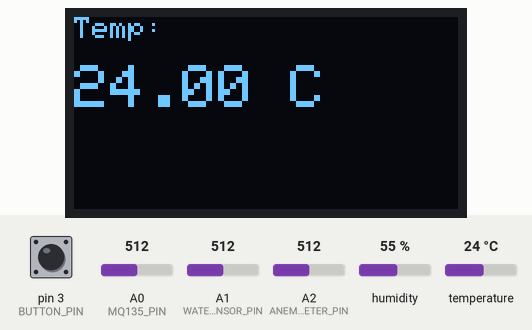
Simulated run of this sketch. Board: Arduino Uno, built with avr-gcc and run on an emulated ATmega328P. Parts: 128×64 one-colour display. The inputs (shaded band) are chosen by the test bench; at power-on: temperature 24 °C, pin 3 (BUTTON_PIN) HIGH, A0 (MQ135_PIN) = 512, A1 (WATER_SENSOR_PIN) = 512, A2 (ANEMOMETER_PIN) = 512, humidity 55 %.

Above: at 1.8 s.
1.9 s: temperature set to 12 °C
At 3.0 s:
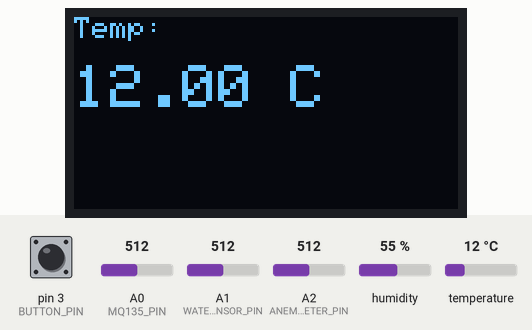
3.6 s: pin 3 (BUTTON_PIN) pulled LOW for 1.25 s
At 4.6 s:
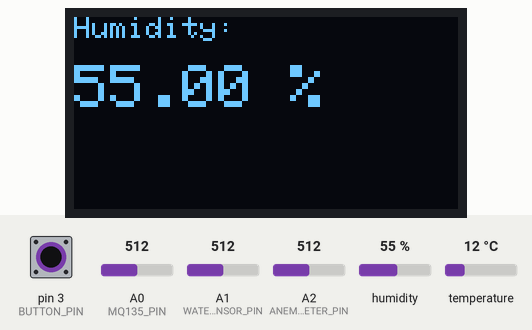
6.3 s: pin 3 (BUTTON_PIN) pulled LOW for 1.25 s
At 8.0 s:
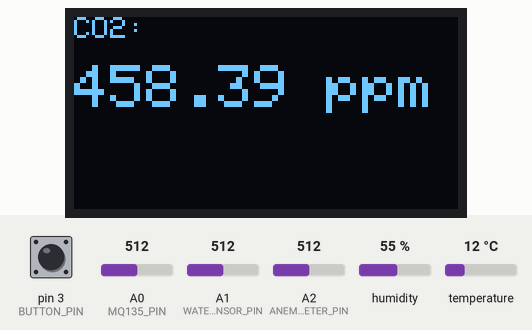
9.0 s: pin 3 (BUTTON_PIN) pulled LOW for 3.2 s
At 10.8 s:
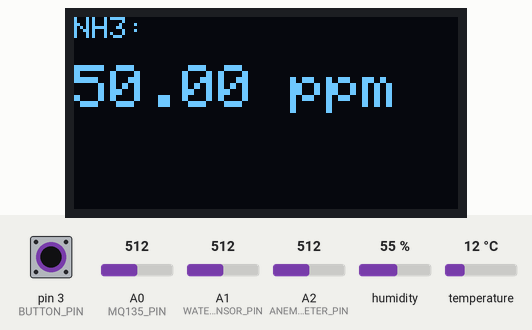
Timing chart, 0 to 12.3 s (numbered marks = the images above; inputs shaded):
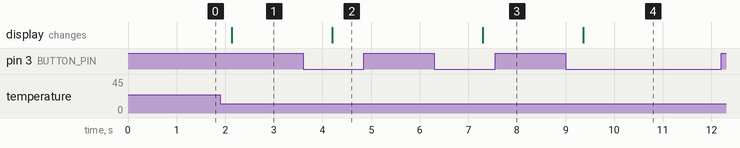

Measured:
- after the input at 1.9 s, the display: changes after 0.23 s (image 1)
- after the input at 3.6 s, the display: changes after 0.60 s (image 2)
- after the input at 6.3 s, the display: changes after 0.99 s (image 3)
- after the input at 9.0 s, the display: changes after 0.36 s (image 4)

The sketch:

WeatherStation.ino
```cpp
#include <Adafruit_SSD1306.h>
#include <DHT.h>
#include <Wire.h>

// OLED ekran tanımı
#define SCREEN_WIDTH 128
#define SCREEN_HEIGHT 64
Adafruit_SSD1306 display(SCREEN_WIDTH, SCREEN_HEIGHT, &Wire, -1);

// DHT22 tanımı
#define DHTPIN 2
#define DHTTYPE DHT22
DHT dht(DHTPIN, DHTTYPE);

// Sensör pinleri
#define MQ135_PIN A0
#define WATER_SENSOR_PIN A1
#define ANEMOMETER_PIN A2
#define BUTTON_PIN 3

// MQ135 kalibrasyon değerleri
float R0 = 10.0;

// Buton değişkenleri
bool buttonPressed = false;
unsigned long lastDebounceTime = 0;
unsigned long debounceDelay = 20;
int sensorIndex = 0;

float calculateResistance(int rawADC) {
  float Vout = (rawADC / 1023.0) * 5.0;
  return ((5.0 - Vout) / Vout) * R0;
}

float calculatePPM(float resistance, float a, float b) {
  return pow(10, (log10(resistance / R0) - b) / a);
}

float calculateCO2(float resistance) {
  float co2 = calculatePPM(resistance, 0.77, -2.05);
  return constrain(co2, 0, 1000);
}

float calculateNH3(float resistance) {
  float nh3 = calculatePPM(resistance, 0.65, -2.85);
  return constrain(nh3, 0, 50);
}

float calculateCO(float resistance) {
  float co = calculatePPM(resistance, 0.45, -3.10);
  return constrain(co, 0, 50);
}

float calculateWindSpeed(int analogValue) {
  float voltage = (analogValue / 1023.0) * 5.0;
  return (voltage / 5.0) * 30.0;
}

void setup() {
  Serial.begin(9600);

  // OLED ekran başlatma
  if (!display.begin(SSD1306_PAGEADDR, 0x3C)) {
    Serial.println(F("OLED baslatilamadi."));
    for (;;);
  }
  display.clearDisplay();

  display.setTextSize(2);
  display.setTextColor(SSD1306_WHITE);

  dht.begin();
  pinMode(BUTTON_PIN, INPUT_PULLUP);
}

void loop() {
  // Buton durumu kontrolü
  int reading = digitalRead(BUTTON_PIN);
  if (reading == LOW && !buttonPressed && (millis() - lastDebounceTime > debounceDelay)) {
    lastDebounceTime = millis();
    buttonPressed = true;
    sensorIndex++;
    if (sensorIndex > 7) {
      sensorIndex = 0;
    }
  } else if (reading == HIGH) {
    buttonPressed = false;
  }

  float temperature = dht.readTemperature();
  float humidity = dht.readHumidity();

  int mq135Raw = analogRead(MQ135_PIN);
  float resistance = calculateResistance(mq135Raw);
  float CO2 = calculateCO2(resistance);
  float NH3 = calculateNH3(resistance);
  float CO = calculateCO(resistance);

  float airQualityIndex = (CO2 * 0.4 + CO * 0.3 + NH3 * 0.2);
  String airQualityLabel = (airQualityIndex < 50) ? "Good" : "Bad";

  int waterSensorValue = analogRead(WATER_SENSOR_PIN);
  int windRaw = analogRead(ANEMOMETER_PIN);
  float windSpeed = calculateWindSpeed(windRaw);

  display.clearDisplay();

  switch (sensorIndex) {
    case 0:
      display.setTextSize(1);
      display.setCursor(0, 0);
      display.print("Temp:");
      display.setTextSize(2);
      display.setCursor(0, 16);
      display.print(temperature);
      display.println(" C");
      break;
    case 1:
      display.setTextSize(1);
      display.setCursor(0, 0);
      display.print("Humidity:");
      display.setTextSize(2);
      display.setCursor(0, 16);
      display.print(humidity);
      display.println(" %");
      break;
    case 2:
      display.setTextSize(1);
      display.setCursor(0, 0);
      display.print("CO2:");
      display.setTextSize(2);
      display.setCursor(0, 16);
      display.print(CO2);
      display.println(" ppm");
      break;
    case 3:
      display.setTextSize(1);
      display.setCursor(0, 0);
      display.print("NH3:");
      display.setTextSize(2);
      display.setCursor(0, 16);
      display.print(NH3);
      display.println(" ppm");
      break;
    case 4:
      display.setTextSize(1);
      display.setCursor(0, 0);
      display.print("CO:");
      display.setTextSize(2);
      display.setCursor(0, 16);
      display.print(CO);
      display.println(" ppm");
      break;
    case 5:
      display.setTextSize(1);
      display.setCursor(0, 0);
      display.print("AQI:");
      display.setTextSize(2);
      display.setCursor(0, 16);
      display.print(airQualityIndex);
      display.print(" (");
      display.print(airQualityLabel);
      display.println(")");
      break;
    case 6:
      display.setTextSize(1);
      display.setCursor(0, 0);
      display.print("Water:");
      display.setTextSize(2);
      display.setCursor(0, 16);
      display.print(waterSensorValue);
      display.println(" (Raw)");
      break;
    case 7:
      display.setTextSize(1);
      display.setCursor(0, 0);
      display.print("Wind Speed:");
      display.setTextSize(2);
      display.setCursor(0, 16);
      display.print(windSpeed);
      display.println(" m/s");
      break;
    default:
      break;
  }

  display.display();
  delay(1000);
}
```
